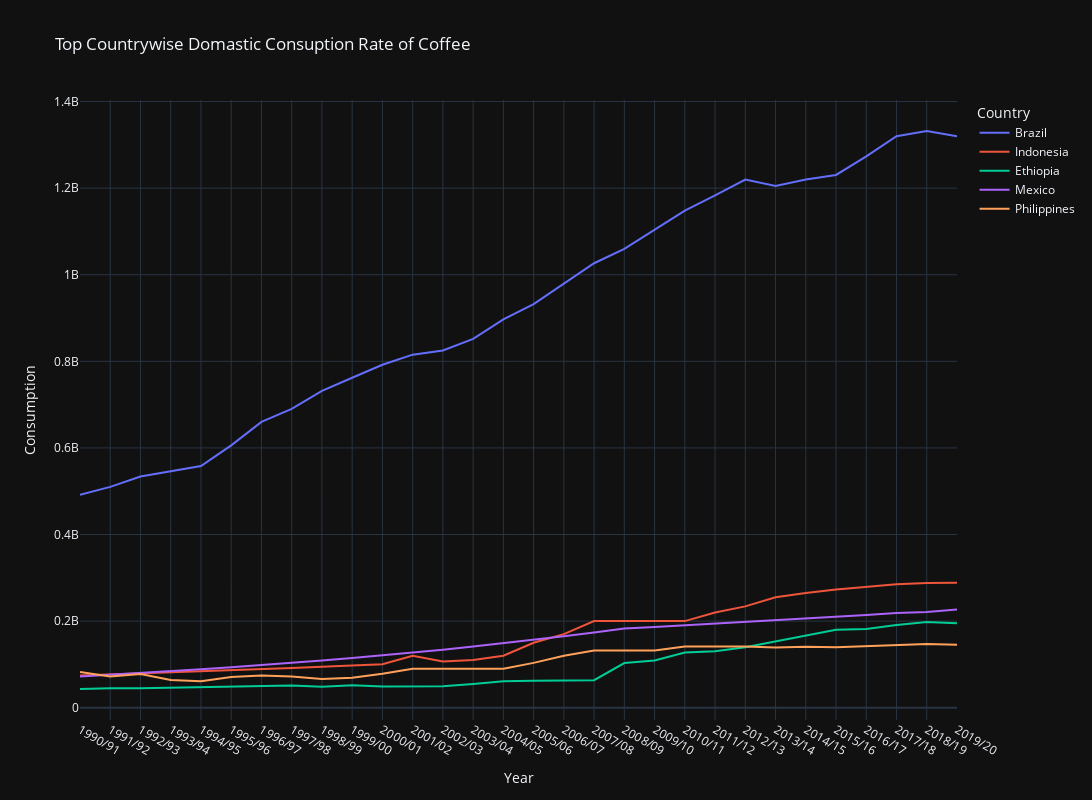

Source (notebook cell):
### Code cell
fig = px.line(top_consumption, x = top_consumption.index, y= top_consumption.columns[0:],labels={
    "Country": "Countries",
    "value": "Consumption"}, title='Top Countrywise Domastic Consuption Rate of Coffee',width=1300, height=800)

fig.update_layout(legend_title_text="Country")

fig.show()

### Figure 1 — Plotly figure (JSON) as saved in the notebook; plotly's stock layout.template omitted (floating-point values rounded to 4 significant figures)
{"data": [{"hovertemplate": "variable=Brazil<br>Year=%{x}<br>Consumption=%{y}<extra></extra>", "legendgroup": "Brazil", "line": {"color": "#636efa", "dash": "solid"}, "marker": {"symbol": "circle"}, "mode": "lines", "name": "Brazil", "orientation": "v", "showlegend": true, "x": ["1990/91", "1991/92", "1992/93", "1993/94", "1994/95", "1995/96", "1996/97", "1997/98", "1998/99", "1999/00", "2000/01", "2001/02", "2002/03", "2003/04", "2004/05", "2005/06", "2006/07", "2007/08", "2008/09", "2009/10", "2010/11", "2011/12", "2012/13", "2013/14", "2014/15", "2015/16", "2016/17", "2017/18", "2018/19", "2019/20"], "xaxis": "x", "y": [492000000, 510000000, 534000000, 546000000, 558000000, 606000000, 660000000, 690000000, 732000000, 762000000, 792000000, 815400000, 825000000, 852000000, 896760000, 932280000, 979860000, 1026600000, 1059600000, 1103400000, 1147920000, 1183200000, 1219800000, 1205100000, 1219980000, 1230480000, 1273500000, 1319820000, 1332000000, 1320000000], "yaxis": "y", "type": "scatter"}, {"hovertemplate": "variable=Indonesia<br>Year=%{x}<br>Consumption=%{y}<extra></extra>", "legendgroup": "Indonesia", "line": {"color": "#EF553B", "dash": "solid"}, "marker": {"symbol": "circle"}, "mode": "lines", "name": "Indonesia", "orientation": "v", "showlegend": true, "x": ["1990/91", "1991/92", "1992/93", "1993/94", "1994/95", "1995/96", "1996/97", "1997/98", "1998/99", "1999/00", "2000/01", "2001/02", "2002/03", "2003/04", "2004/05", "2005/06", "2006/07", "2007/08", "2008/09", "2009/10", "2010/11", "2011/12", "2012/13", "2013/14", "2014/15", "2015/16", "2016/17", "2017/18", "2018/19", "2019/20"], "xaxis": "x", "y": [74520000, 76800000, 79140000, 81540000, 84000000, 86580000, 89160000, 91920000, 94680000, 97560000, 100560000, 120000000, 106740000, 109980000, 120000000, 150000000, 169980000, 199980000, 199980000, 199980000, 199980000, 220020000, 234000000, 255000000, 265020000, 273000000, 279000000, 285000000, 288000000, 288360000], "yaxis": "y", "type": "scatter"}, {"hovertemplate": "variable=Ethiopia<br>Year=%{x}<br>Consumption=%{y}<extra></extra>", "legendgroup": "Ethiopia", "line": {"color": "#00cc96", "dash": "solid"}, "marker": {"symbol": "circle"}, "mode": "lines", "name": "Ethiopia", "orientation": "v", "showlegend": true, "x": ["1990/91", "1991/92", "1992/93", "1993/94", "1994/95", "1995/96", "1996/97", "1997/98", "1998/99", "1999/00", "2000/01", "2001/02", "2002/03", "2003/04", "2004/05", "2005/06", "2006/07", "2007/08", "2008/09", "2009/10", "2010/11", "2011/12", "2012/13", "2013/14", "2014/15", "2015/16", "2016/17", "2017/18", "2018/19", "2019/20"], "xaxis": "x", "y": [43200000, 45000000, 45000000, 46200000, 47400000, 48600000, 49860000, 51180000, 48600000, 51720000, 49200000, 49260000, 49740000, 55020000, 61200000, 62400000, 63600000, 63600000, 103200000, 109200000, 127500000, 130500000, 139500000, 153000000, 168000000, 180000000, 181800000, 190800000, 198000000, 195000000], "yaxis": "y", "type": "scatter"}, {"hovertemplate": "variable=Mexico<br>Year=%{x}<br>Consumption=%{y}<extra></extra>", "legendgroup": "Mexico", "line": {"color": "#ab63fa", "dash": "solid"}, "marker": {"symbol": "circle"}, "mode": "lines", "name": "Mexico", "orientation": "v", "showlegend": true, "x": ["1990/91", "1991/92", "1992/93", "1993/94", "1994/95", "1995/96", "1996/97", "1997/98", "1998/99", "1999/00", "2000/01", "2001/02", "2002/03", "2003/04", "2004/05", "2005/06", "2006/07", "2007/08", "2008/09", "2009/10", "2010/11", "2011/12", "2012/13", "2013/14", "2014/15", "2015/16", "2016/17", "2017/18", "2018/19", "2019/20"], "xaxis": "x", "y": [72000000, 75840000, 79860000, 84120000, 88560000, 93300000, 98220000, 103440000, 108960000, 114720000, 120840000, 127260000, 134040000, 141180000, 148680000, 156540000, 164880000, 173640000, 182880000, 186540000, 190260000, 194100000, 197940000, 201900000, 205980000, 210060000, 214260000, 218580000, 221100000, 226860000], "yaxis": "y", "type": "scatter"}, {"hovertemplate": "variable=Philippines<br>Year=%{x}<br>Consumption=%{y}<extra></extra>", "legendgroup": "Philippines", "line": {"color": "#FFA15A", "dash": "solid"}, "marker": {"symbol": "circle"}, "mode": "lines", "name": "Philippines", "orientation": "v", "showlegend": true, "x": ["1990/91", "1991/92", "1992/93", "1993/94", "1994/95", "1995/96", "1996/97", "1997/98", "1998/99", "1999/00", "2000/01", "2001/02", "2002/03", "2003/04", "2004/05", "2005/06", "2006/07", "2007/08", "2008/09", "2009/10", "2010/11", "2011/12", "2012/13", "2013/14", "2014/15", "2015/16", "2016/17", "2017/18", "2018/19", "2019/20"], "xaxis": "x", "y": [82440000, 72000000, 78000000, 64200000, 61200000, 70740000, 74100000, 72060000, 66480000, 69000000, 78300000, 90000000, 90000000, 90000000, 90000000, 103500000, 120000000, 132000000, 132000000, 132000000, 141240000, 141240000, 141240000, 139260000, 140820000, 139740000, 141600000, 144000000, 147000000, 145500000], "yaxis": "y", "type": "scatter"}], "layout": {"xaxis": {"anchor": "y", "domain": [0.0, 1.0], "title": {"text": "Year"}}, "yaxis": {"anchor": "x", "domain": [0.0, 1.0], "title": {"text": "Consumption"}}, "legend": {"title": {"text": "Country"}, "tracegroupgap": 0}, "title": {"text": "Top Countrywise Domastic Consuption Rate of Coffee"}, "height": 800, "width": 1300}}
